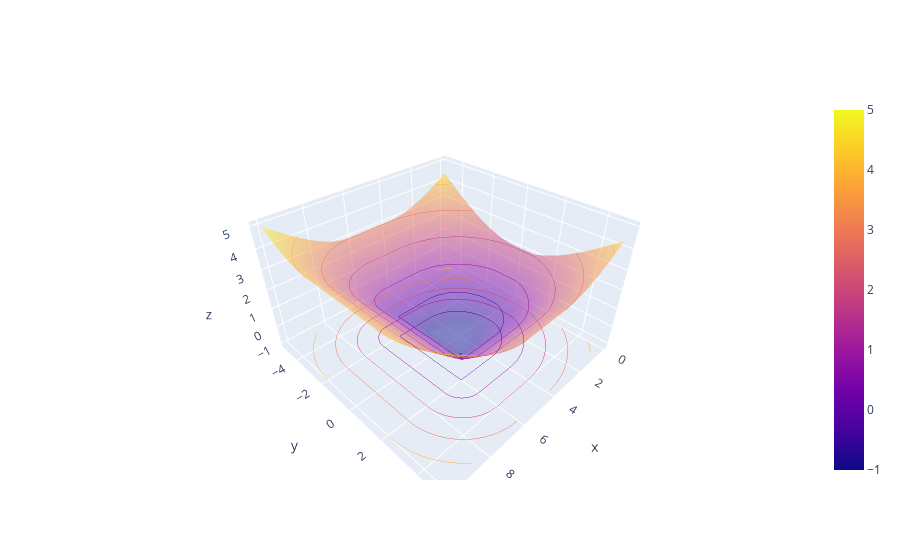

Notebook source saved alongside this figure:
### Code cell
cf = plt.contourf(grid.coordinate_vectors[0], grid.coordinate_vectors[1], target_values[-1][:,:,50].T, levels=20)
# add colorbar
plt.contour(grid.coordinate_vectors[0], grid.coordinate_vectors[1], target_values[-1][:,:,50].T, levels=[0], colors='k', alpha=0.5)
plt.contour(grid.coordinate_vectors[0], grid.coordinate_vectors[1], target_values_dist[-1][:,:,50].T, levels=[0], colors='red', alpha=0.5, linestyles='dashed')
plt.colorbar(cf)
hj.viz.visFunc(visualization_grid, target_values[-1][:,:,50])  # toggle 
#hj.viz.visFunc(grid_dist, sdf_values_dist)

### Figure 1 — Plotly figure (JSON) as saved in the notebook; plotly's stock layout.template omitted (floating-point values rounded to 4 significant figures; data arrays with more than 128 entries replaced by an {"elided": "..."} marker saying what was removed)
{"data": [{"contours": {"z": {"highlightcolor": "limegreen", "project": {"z": true}, "show": true, "usecolormap": true}}, "opacity": 0.5, "type": "surface", "x": {"elided": "101x101 float values"}, "y": {"elided": "101x101 float values"}, "z": {"elided": "101x101 float values"}}], "layout": {}}
